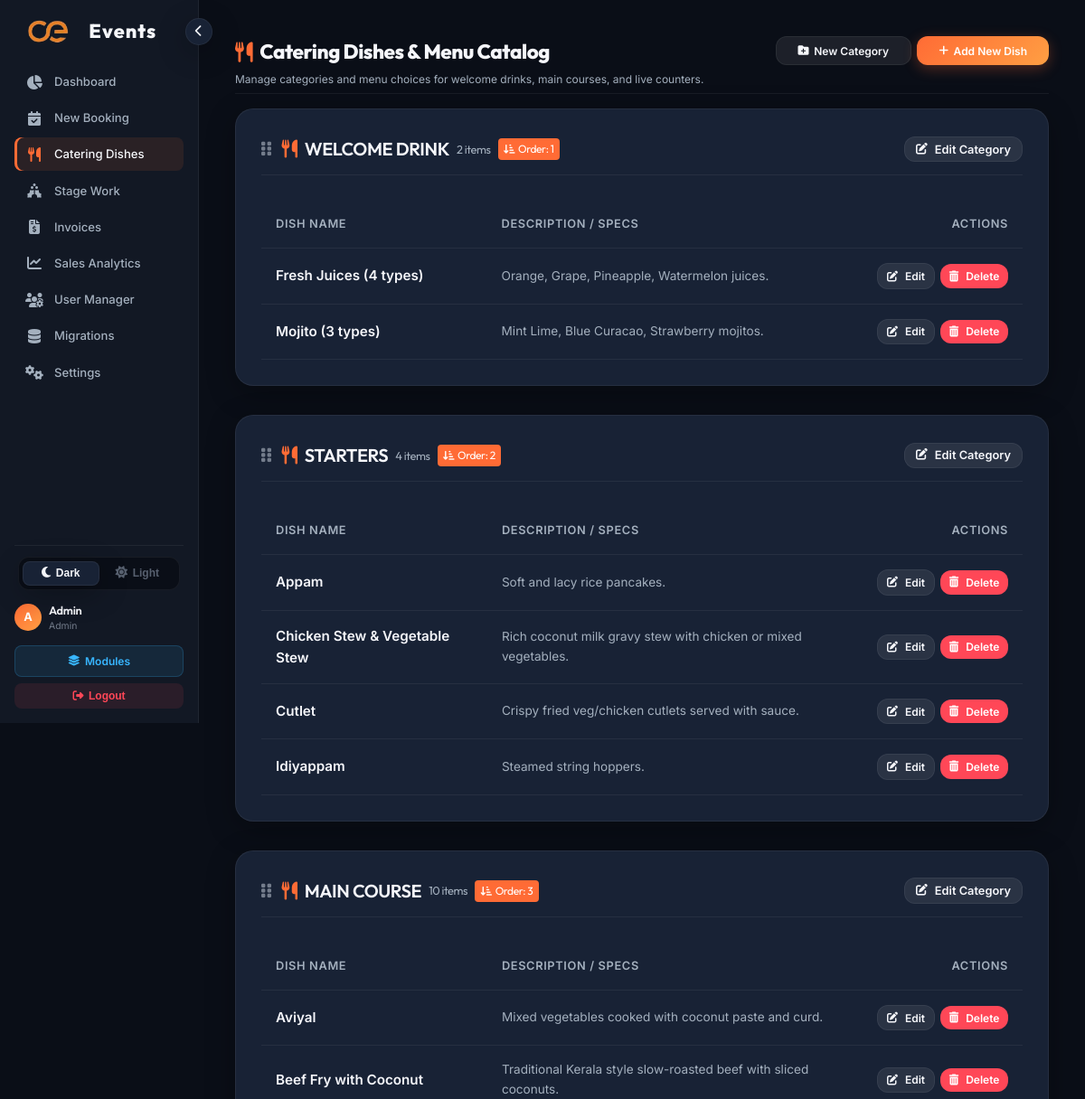
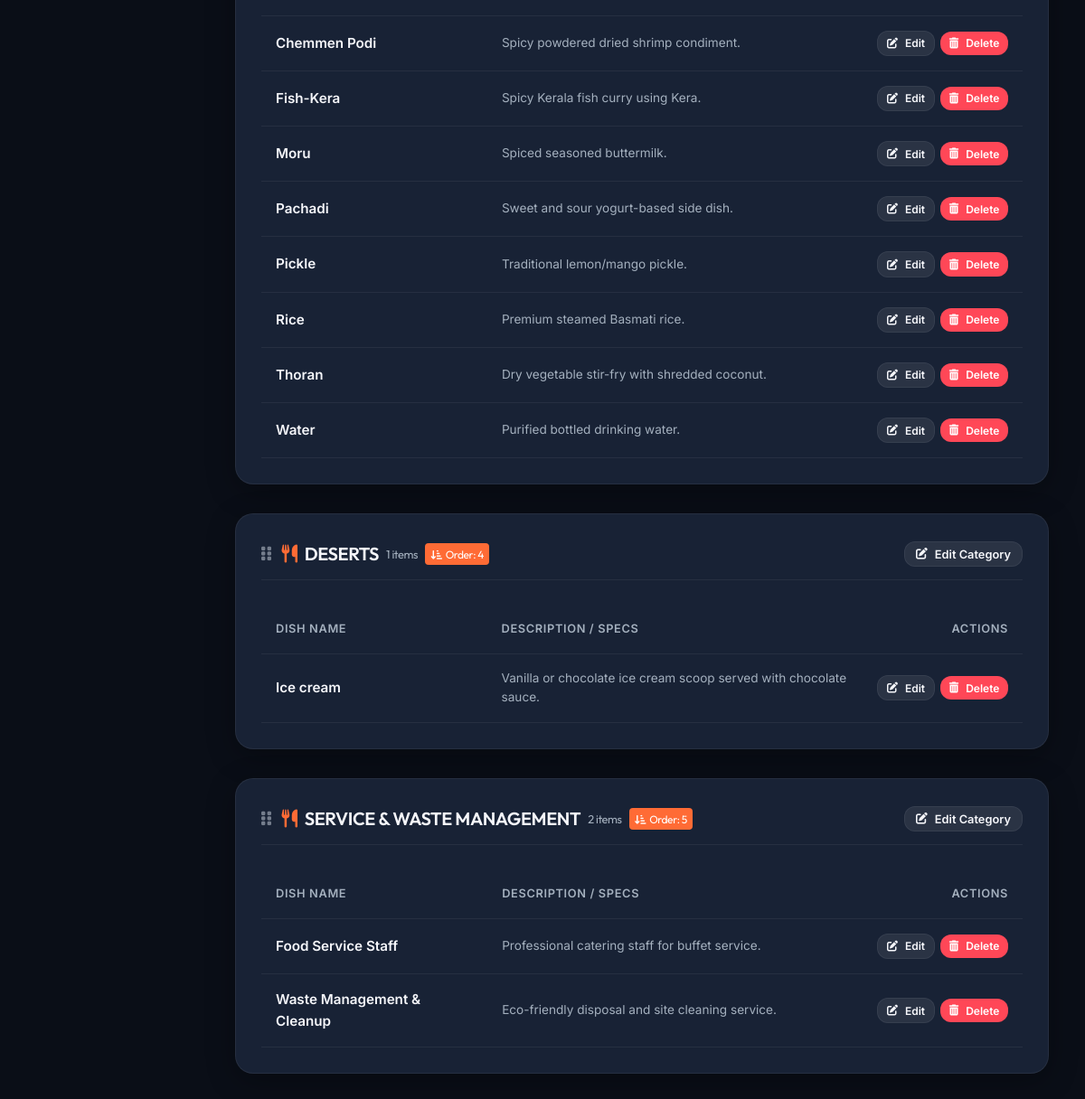
Screenshot of /admin/catering-items.php (signed in) with the database file from the repository (2 pictures, top to bottom).
### tables this page shows
CREATE TABLE IF NOT EXISTS `menu_categories` (
    `id` INT AUTO_INCREMENT PRIMARY KEY,
    `category_name` VARCHAR(100) NOT NULL UNIQUE,
    `display_order` INT DEFAULT 0
);

CREATE TABLE IF NOT EXISTS `dishes` (
    `id` INT AUTO_INCREMENT PRIMARY KEY,
    `category_id` INT NOT NULL,
    `dish_name` VARCHAR(150) NOT NULL,
    `description` TEXT,
    FOREIGN KEY (`category_id`) REFERENCES `menu_categories`(`id`) ON DELETE CASCADE
);

### includes/functions.php (called while the page is built, shortened)
<?php
function h($str)
{
    return htmlspecialchars($str ?? '', ENT_QUOTES, 'UTF-8');
}

### admin/catering-items.php (the view, shortened to what this page needs)
<?php
require_once __DIR__ . '/../includes/header.php';
$db = get_db_connection();
$categories = $db->query("SELECT * FROM menu_categories ORDER BY display_order ASC")->fetchAll();
$dishes = $db->query("SELECT d.*, c.category_name FROM dishes d JOIN menu_categories c ON d.category_id = c.id ORDER BY c.display_order ASC, d.dish_name ASC")->fetchAll();
$dishes_by_cat = [];
foreach ($dishes as $dish) {
    $dishes_by_cat[$dish['category_id']][] = $dish;
}
?>
<div class="content-header" style="margin-bottom: 1rem; padding-bottom: 0.35rem; border-bottom: 1px solid var(--border-color); flex-shrink: 0; display: flex; justify-content: space-between; align-items: flex-start;">
    <div class="header-title">
        <h1 style="display:flex; align-items:center; gap:0.5rem; font-size:1.4rem; font-weight:800; color:var(--text-primary); margin:0;">
            <i class="fa-solid fa-utensils" style="color:var(--accent-color);"></i>
            Catering Dishes & Menu Catalog
        </h1>
        <p style="color:var(--text-secondary); margin:0.15rem 0 0; font-size:0.75rem;">
            Manage categories and menu choices for welcome drinks, main courses, and live counters.
        </p>
    </div>
    <div style="display: flex; gap: 0.4rem;">
        <button onclick="openModal('addCategoryModal')" class="btn btn-secondary" style="height:32px; font-size:0.75rem; display:inline-flex; align-items:center; gap:0.35rem;">
            <i class="fa-solid fa-folder-plus"></i> New Category
        </button>
        <button onclick="openModal('addDishModal')" class="btn btn-primary" style="height:32px; font-size:0.75rem; display:inline-flex; align-items:center; gap:0.35rem;">
            <i class="fa-solid fa-plus"></i> Add New Dish
        </button>
    </div>
</div>
<div id="cateringCategoriesContainer" style="display: flex; flex-direction: column; gap: 2rem;">
    <?php foreach ($categories as $cat): ?>
        <div class="card category-drag-card" data-id="<?= $cat['id'] ?>" draggable="true" style="transition: transform 0.2s, box-shadow 0.2s;">
            <h2 class="card-title" style="border-bottom: 1px solid var(--border-color); padding-bottom: 0.75rem;">
                <span style="display: inline-flex; align-items: center;">
                    <i class="fa-solid fa-grip-vertical drag-handle" title="Drag to reorder" style="cursor: grab; color: var(--text-muted); margin-right: 0.75rem; font-size: 1.1rem;"></i>
                    <i class="fa-solid fa-utensils" style="color: var(--accent-color); margin-right: 0.5rem;"></i>
                    <?= h($cat['category_name']) ?>
                    <span
                        style="font-size: 0.8rem; color: var(--text-secondary); font-weight: normal; margin-left: 0.5rem;">
                        <?= isset($dishes_by_cat[$cat['id']]) ? count($dishes_by_cat[$cat['id']]) : 0 ?> items
                    </span>
                    <span class="order-badge" style="background-color: var(--accent-color); color: white; font-size: 0.75rem; padding: 0.15rem 0.4rem; border-radius: 4px; margin-left: 0.5rem; font-weight: normal; display: inline-flex; align-items: center; gap: 0.25rem;">
                        <i class="fa-solid fa-arrow-down-short-wide" style="font-size: 0.7rem; color: white; margin-right: 0;"></i> Order: <?= (int)$cat['display_order'] ?>
                    </span>
                </span>
                <button type="button" class="btn btn-secondary" style="padding: 0.35rem 0.75rem; font-size: 0.8rem;"
                    onclick="openEditCategory(<?= $cat['id'] ?>, <?= htmlspecialchars(json_encode($cat['category_name']), ENT_QUOTES) ?>, <?= (int)$cat['display_order'] ?>)">
                    <i class="fa-solid fa-pen-to-square"></i> Edit Category
                </button>
            </h2>
            <div class="table-responsive">
                <table class="table">
                    <thead>
                        <tr>
                            <th style="width: 30%;">Dish Name</th>
                            <th style="width: 50%;">Description / Specs</th>
                            <th style="width: 20%; text-align: right;">Actions</th>
                        </tr>
                    </thead>
                    <tbody>
                        <?php if (empty($dishes_by_cat[$cat['id']])): ?>
                            <tr>
                                <td colspan="3" style="text-align: center; color: var(--text-muted); padding: 2rem 0;">
                                    No dishes added to this category.
                                </td>
                            </tr>
                        <?php else: ?>
                            <?php foreach ($dishes_by_cat[$cat['id']] as $dish): ?>
                                <tr>
                                    <td style="font-weight: 600; color: var(--text-primary);"><?= h($dish['dish_name']) ?></td>
                                    <td style="color: var(--text-secondary); font-size: 0.85rem;"><?= h($dish['description']) ?>
                                    </td>
                                    <td style="text-align: right;">
                                        <div style="display: inline-flex; gap: 0.4rem; align-items: center;">
                                            <button type="button" class="btn btn-secondary"
                                                style="padding: 0.35rem 0.6rem; font-size: 0.75rem;" onclick="openEditDish(
                                                    <?= $dish['id'] ?>,
                                                    <?= htmlspecialchars(json_encode($dish['dish_name']), ENT_QUOTES) ?>,
                                                    <?= $dish['category_id'] ?>,
                                                    <?= htmlspecialchars(json_encode($dish['description']), ENT_QUOTES) ?>
                                                )">
                                                <i class="fa-solid fa-pen-to-square"></i> Edit
                                            </button>
                                            <form action="" method="POST"
                                                onsubmit="return confirm('Are you sure you want to delete this dish?');"
                                                style="display: inline-block; margin: 0;">
                                                <button type="submit" class="btn btn-danger"
                                                    style="padding: 0.35rem 0.6rem; font-size: 0.75rem;">
                                                    <i class="fa-solid fa-trash-can"></i> Delete
                                                </button>
                                            </form>
                                        </div>
                                    </td>
                                </tr>
                            <?php endforeach; ?>
                        <?php endif; ?>
                    </tbody>
                </table>
            </div>
        </div>
    <?php endforeach; ?>
</div>
<?php
require_once __DIR__ . '/../includes/footer.php';
?>

### assets/css/style.css (style rules this page uses)
:root { --bg-primary: #0a0e17; --bg-secondary: #121824; --bg-card: #182235; --accent-color: #ff6b35; --accent-hover: #fa8231; --accent-gradient: linear-gradient(135deg, #ff6b35, #ff9f43); --text-primary: #f5f6fa; --text-secondary: #a4b0be; --text-muted: #747d8c; --border-color: rgba(255, 255, 255, 0.06); --border-highlight: rgba(255, 107, 53, 0.2); --glass-bg: rgba(18, 24, 36, 0.75); --glass-blur: blur(12px); --box-shadow: 0 8px 32px 0 rgba(0, 0, 0, 0.3); --border-radius-sm: 8px; --border-radius-md: 12px; --border-radius-lg: 20px; --transition-fast: 0.2s ease; --transition-normal: 0.3s cubic-bezier(0.4, 0, 0.2, 1); --bg-control: rgba(255, 255, 255, 0.03); --bg-btn-secondary: rgba(255, 255, 255, 0.08); --bg-btn-secondary-hover: rgba(255, 255, 255, 0.12); --bg-table-row-hover: rgba(255, 255, 255, 0.02); --bg-calendar-day: rgba(255, 255, 255, 0.02); --success: #2ed573; --warning: #ffa502; --danger: #ff4757; --info: #1e90ff; }
* { margin: 0; padding: 0; box-sizing: border-box; }
body { font-family: 'Inter', sans-serif; background-color: var(--bg-primary); color: var(--text-primary); line-height: 1.6; overflow-x: hidden; }
h1, h2, h3, h4, h5, h6 { font-family: 'Outfit', sans-serif; font-weight: 600; letter-spacing: -0.02em; color: var(--text-primary); }
.content-header { display: flex; justify-content: space-between; align-items: center; margin-bottom: 2.5rem; }
.header-title h1 { font-size: 2.2rem; margin-bottom: 0.25rem; }
.header-title p { color: var(--text-secondary); }
.card { background-color: var(--bg-card); border: 1px solid var(--border-color); border-radius: var(--border-radius-lg); padding: 1.75rem; box-shadow: var(--box-shadow); transition: var(--transition-normal); }
.card-title { font-size: 1.25rem; margin-bottom: 1.25rem; display: flex; align-items: center; justify-content: space-between; }
.btn { display: inline-flex; align-items: center; justify-content: center; gap: 0.5rem; padding: 0.75rem 1.5rem; font-family: 'Inter', sans-serif; font-weight: 600; border-radius: var(--border-radius-md); cursor: pointer; transition: var(--transition-normal); border: none; outline: none; font-size: 0.95rem; }
.btn-primary { background: var(--accent-gradient); color: white; box-shadow: 0 4px 15px rgba(255, 107, 53, 0.3); }
.btn-secondary { background: var(--bg-btn-secondary); color: var(--text-primary); border: 1px solid var(--border-color); }
.btn-danger { background: var(--danger); color: white; }
.table-responsive { overflow-x: auto; }
.table { width: 100%; border-collapse: collapse; margin-top: 0.5rem; text-align: left; }
.table th, .table td { padding: 1rem; border-bottom: 1px solid var(--border-color); font-size: 0.95rem; }
.table th { font-weight: 600; color: var(--text-secondary); text-transform: uppercase; font-size: 0.8rem; letter-spacing: 0.05em; }

### rows the page displays
menu_categories: category_name "WELCOME DRINK", id "2", display_order "1"
dishes: dish_name "Fresh Juices (4 types)", description "Orange, Grape, Pineapple, Watermelon juices."
dishes: dish_name "Mojito (3 types)", description "Mint Lime, Blue Curacao, Strawberry mojitos."
menu_categories: category_name "STARTERS", id "4", display_order "2"
dishes: dish_name "Appam", description "Soft and lacy rice pancakes."
dishes: dish_name "Chicken Stew & Vegetable Stew", description "Rich coconut milk gravy stew with chicken or mixed vegetables."
dishes: dish_name "Cutlet", description "Crispy fried veg/chicken cutlets served with sauce."
dishes: dish_name "Idiyappam", description "Steamed string hoppers."
menu_categories: category_name "MAIN COURSE", id "10", display_order "3"
dishes: dish_name "Aviyal", description "Mixed vegetables cooked with coconut paste and curd."
dishes: dish_name "Beef Fry with Coconut", description "Traditional Kerala style slow-roasted beef with sliced coconuts."
dishes: dish_name "Chemmen Podi", description "Spicy powdered dried shrimp condiment."
dishes: dish_name "Fish-Kera", description "Spicy Kerala fish curry using Kera."
dishes: dish_name "Moru", description "Spiced seasoned buttermilk."
dishes: dish_name "Pachadi", description "Sweet and sour yogurt-based side dish."
dishes: dish_name "Pickle", description "Traditional lemon/mango pickle."
dishes: dish_name "Rice", description "Premium steamed Basmati rice."
dishes: dish_name "Thoran", description "Dry vegetable stir-fry with shredded coconut."
dishes: dish_name "Water", description "Purified bottled drinking water."
menu_categories: category_name "DESERTS", id "1", display_order "4"
dishes: dish_name "Ice cream", description "Vanilla or chocolate ice cream scoop served with chocolate sauce."
menu_categories: category_name "SERVICE & WASTE MANAGEMENT", id "2", display_order "5"
dishes: dish_name "Food Service Staff", description "Professional catering staff for buffet service."
dishes: dish_name "Waste Management & Cleanup", description "Eco-friendly disposal and site cleaning service."

### other values shown
substr($_SESSION['admin_username'], 0, 1) "A"
$_SESSION['admin_username'] "Admin"
$_SESSION['admin_role'] "Admin"
